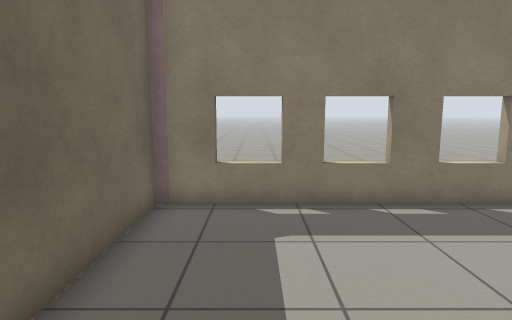
[1] (above)

16 first-person views from a walk through a world built for the Gazebo simulator. The camera is 1.1 m above the floor, tilts 8° down and sees 75° across. The floor is counted in squares, 0.5 m on a side. Each view is taken from the middle of a square. On the plan, view 1 faces up. The plan holds only what a view shows up to about 19 squares ahead; the rest is blank.

[2]
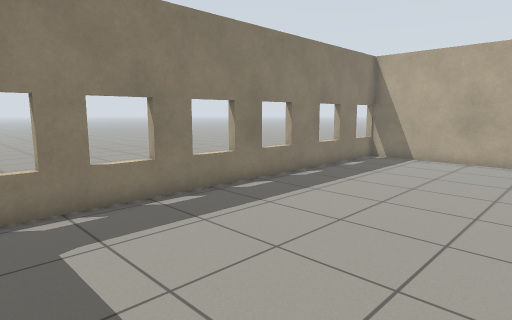

[3]
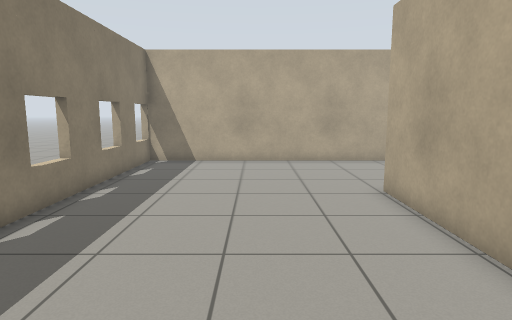

[4]
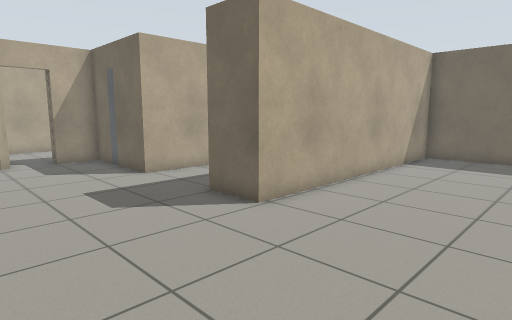

[5]
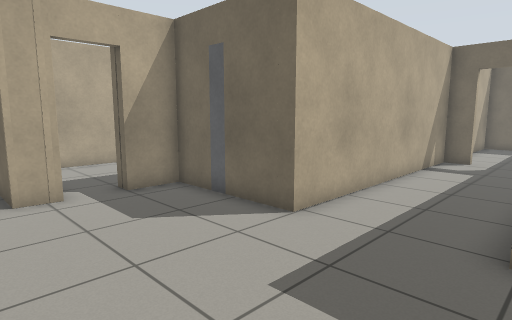

[6]
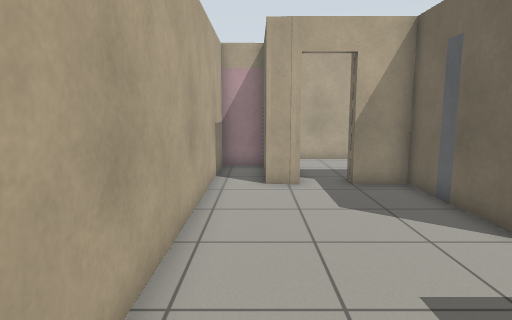

[7]
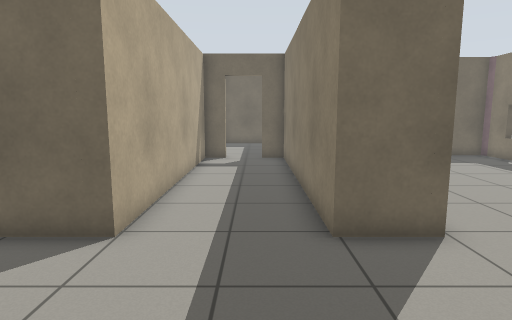

[8]
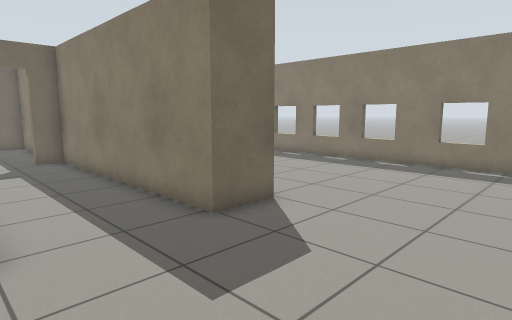

[9]
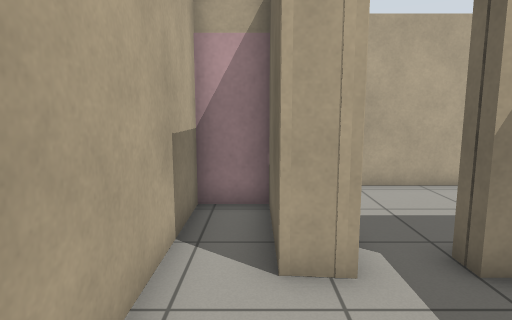

[10]
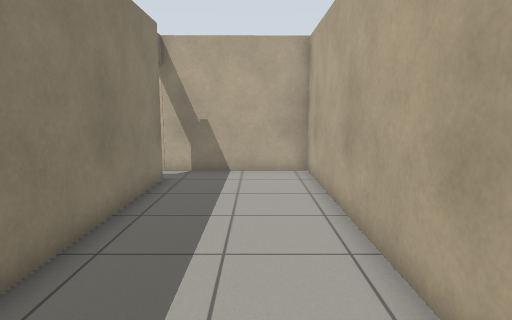

[11]
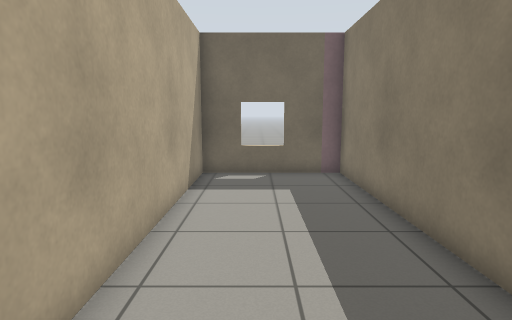

[12]
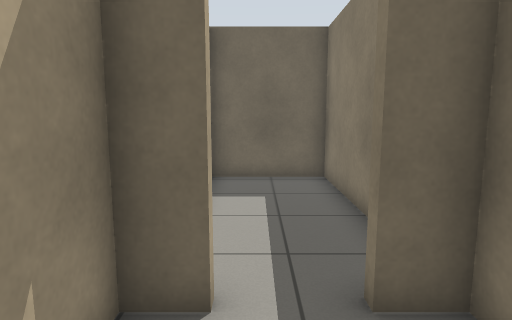

[13]
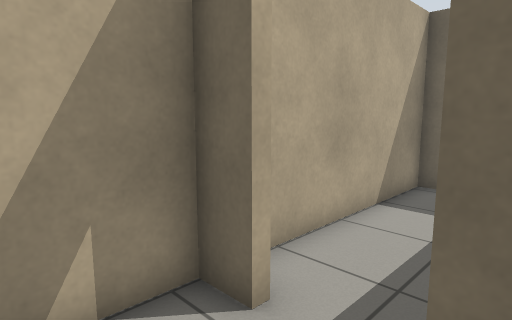

[14]
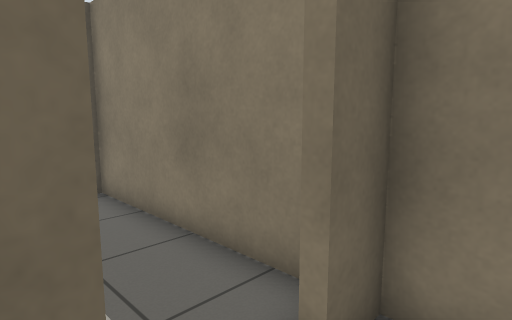

[15]
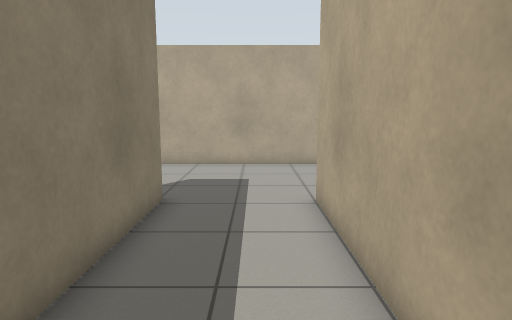

[16]
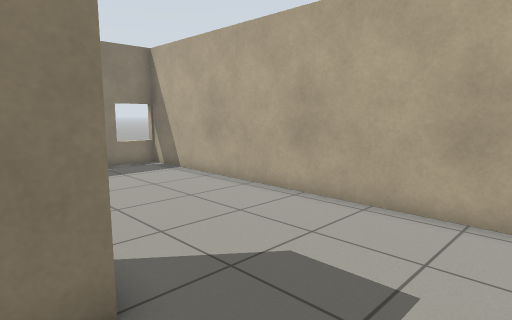

### Floor plan
Points are (right, up) in squares from view 1. A wall is a line through its corners. A room is listed if a view was taken in it or the views show most of it. See-through windows are left out.
Room 1 (views 1, 2, 3, 4, 5, 6, 7, 8, 9, 12, 13, 14, 15, 16)
walls: (-1.4, -5.4) (-1.4, -6.5) (9.3, -6.5) (9.3, -11.2) (11, -11.2); (15.5, 7.9) (-2.1, 7.9); (9.3, -10.9) (11, -11.1); (12.6, -11.2) (13.7, -11.3) (13.7, -14.9) (15.4, -14.9) (15.4, 8.2); (-2.4, 7.9) (-2.4, -0.6) (9.3, -0.6) (9.3, -2.6) (-1.4, -2.6) (-1.4, -3.8)
ways out: open door at (11.5, -11) to room 2; open door at (-1.5, -4.5) to room 3
Room 2 (views 10, 11)
walls: (11, -11.2) (11, -11.9) (-1.2, -11.9) (-1.2, -17) (12.7, -17) (12.6, -11.2)
ways out: open door at (11.5, -11) to room 1
Room 3 (no view inside)
walls: (-2.5, -2.6) (-9.4, -2.6) (-9.4, -6.5) (-2.8, -6.5)
ways out: open door at (-1.5, -4.5) to room 1

Where each view was taken, in squares from view 1:
view 1: 0 up, 0 right, facing up
view 2: 0 up, 1 left, facing up-right
view 3: 3 up, 0 right, facing right
view 4: 5 up, 15 right, facing down-left
view 5: 2 down, 15 right, facing down-left
view 6: 1 down, 14 right, facing down
view 7: 4 down, 15 right, facing left
view 8: 7 down, 15 right, facing up-left
view 9: 7 down, 14 right, facing down
view 10: 15 down, 0 right, facing right
view 11: 15 down, 11 right, facing left
view 12: 5 down, 2 right, facing left
view 13: 3 down, 1 right, facing down-left
view 14: 6 down, 0 right, facing up-left
view 15: 5 down, 1 right, facing right
view 16: 6 down, 8 right, facing up-right
